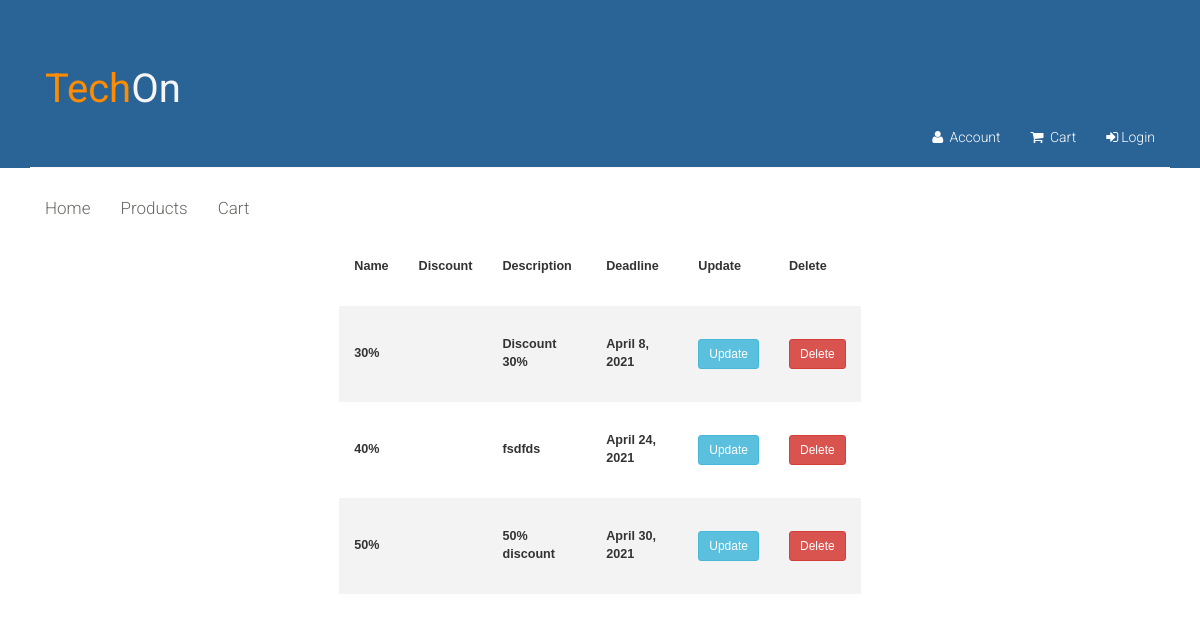
Before: /promotionsManagement/ with the older database file.
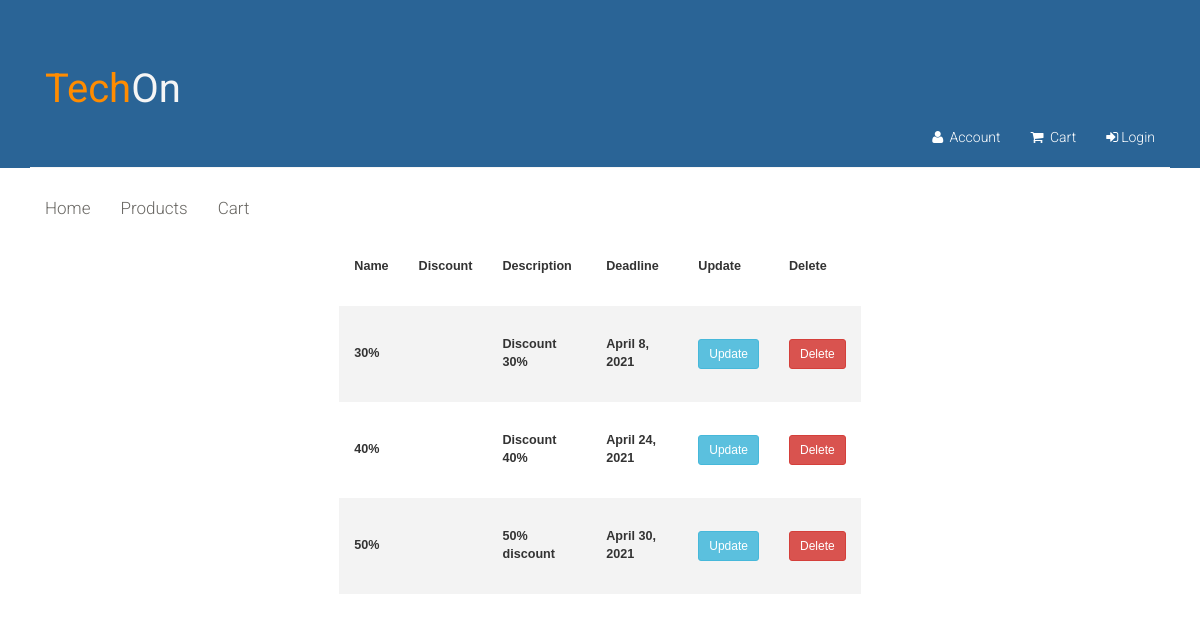
After: the same page with the newer database file.
### app/models.py (models this page shows, shortened)
class Promotion(models.Model):
    name = models.CharField(max_length=80)
    discount = models.FloatField()
    description = models.CharField(max_length=300)
    deadline = models.DateField()

### app/views.py (the view)
# urls.py: path('promotionsManagement/', views.promotionsManagement, name='promotionsManagement'),
def promotionsManagement(request):
    promotions = Promotion.objects.all()
    form = {'promotions': promotions}
    return render(request, 'promotionsManagement.html', form)

### app/templates/promotionsManagement.html (shortened to what this page needs)
{% extends "layout.html" %}
{% block content %}
	<section >
        <div class="row">
				<div class="col-sm-8 col-sm-offset-2" >
                <table class="styled-table">
                <tr>
                    <th>Name</th>
                    <th>Discount</th>
                    <th>Description</th>
                    <th>Deadline</th>
                    <th>Update</th>
                    <th>Delete</th>
                </tr>
                {% for promotion in promotions %}
                    <tr>
                        <th>{{ promotion.name }}</th>
                        <th>{{ promotion.price }}</th>
                        <th>{{ promotion.description }}</th>
                        <th>{{ promotion.deadline }}</th>
                        <th><a class="btn btn-sm btn-info" href="{% url 'updatePromotion' promotion.id %}">Update</a></th>
                        <th><a class="btn btn-sm btn-danger" href="{% url 'deletePromotion' promotion.id %}">Delete</a></th>
                    </tr>
                {%  endfor %}
                </table>
                </div>
                </div>
	</section>
{% endblock %}

Changed rows visible on the page:
changed Promotion: description "fsdfds" → "Discount 40%"
